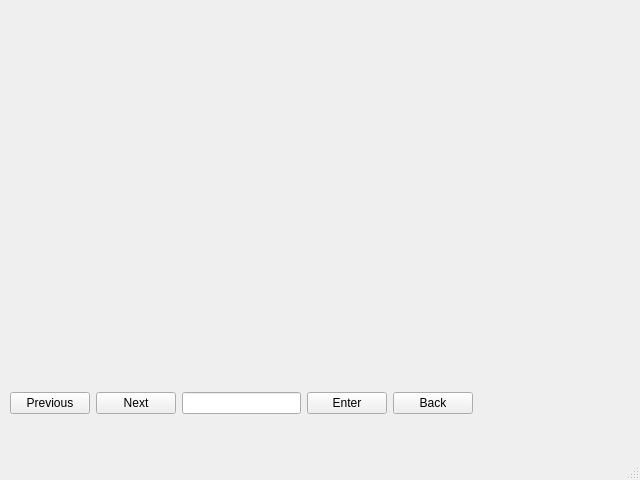
<?xml version="1.0" encoding="UTF-8"?>
<ui version="4.0">
 <class>inspection_window</class>
 <widget class="QMainWindow" name="inspection_window">
  <property name="geometry">
   <rect>
    <x>0</x>
    <y>0</y>
    <width>640</width>
    <height>480</height>
   </rect>
  </property>
  <property name="windowTitle">
   <string>Inpection Window - SPARK DNA</string>
  </property>
  <property name="windowIcon">
   <iconset>
    <normaloff>Spark DNA Logo.png</normaloff>Spark DNA Logo.png</iconset>
  </property>
  <widget class="QWidget" name="centralwidget">
   <widget class="QLabel" name="label">
    <property name="geometry">
     <rect>
      <x>10</x>
      <y>10</y>
      <width>461</width>
      <height>371</height>
     </rect>
    </property>
    <property name="text">
     <string/>
    </property>
    <property name="scaledContents">
     <bool>true</bool>
    </property>
   </widget>
   <widget class="QWidget" name="layoutWidget">
    <property name="geometry">
     <rect>
      <x>10</x>
      <y>390</y>
      <width>463</width>
      <height>27</height>
     </rect>
    </property>
    <layout class="QHBoxLayout" name="horizontalLayout_3">
     <item>
      <layout class="QHBoxLayout" name="horizontalLayout">
       <item>
        <widget class="QPushButton" name="previous_button">
         <property name="text">
          <string>Previous</string>
         </property>
         <property name="shortcut">
          <string>Left</string>
         </property>
        </widget>
       </item>
       <item>
        <widget class="QPushButton" name="next_button">
         <property name="text">
          <string>Next</string>
         </property>
         <property name="shortcut">
          <string>Right</string>
         </property>
        </widget>
       </item>
      </layout>
     </item>
     <item>
      <layout class="QHBoxLayout" name="horizontalLayout_2">
       <item>
        <widget class="QLineEdit" name="line_input"/>
       </item>
       <item>
        <widget class="QPushButton" name="enter_button">
         <property name="text">
          <string>Enter</string>
         </property>
         <property name="shortcut">
          <string>Return</string>
         </property>
        </widget>
       </item>
       <item>
        <widget class="QPushButton" name="back_button">
         <property name="text">
          <string>Back</string>
         </property>
         <property name="shortcut">
          <string>B</string>
         </property>
        </widget>
       </item>
      </layout>
     </item>
    </layout>
   </widget>
   <widget class="QWidget" name="gridLayoutWidget">
    <property name="geometry">
     <rect>
      <x>480</x>
      <y>10</y>
      <width>141</width>
      <height>371</height>
     </rect>
    </property>
    <layout class="QGridLayout" name="grid_"/>
   </widget>
  </widget>
  <widget class="QMenuBar" name="menubar">
   <property name="geometry">
    <rect>
     <x>0</x>
     <y>0</y>
     <width>640</width>
     <height>21</height>
    </rect>
   </property>
  </widget>
  <widget class="QStatusBar" name="statusbar"/>
 </widget>
 <resources/>
 <connections/>
</ui>
